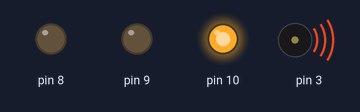
A sketch run on a simulated Arduino Uno, built with avr-gcc and run on an emulated ATmega328P. Shown: output pins drawn as LEDs (lit = HIGH), buzzer (waves = sounding).

Above: at 0.5 s.
At 3.0 s:
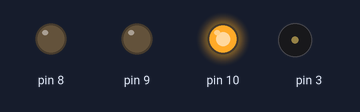
At 5.5 s:
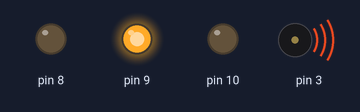
At 8.0 s:
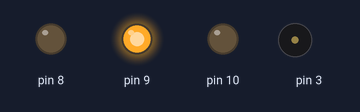
At 10.5 s:
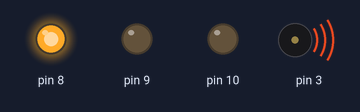
Timing chart, 0 to 14.3 s (numbered marks = the images above):
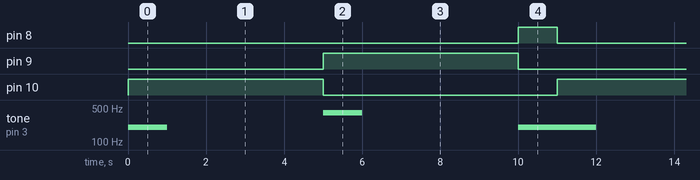

Measured:
- by itself, pin 8: alternates HIGH for 1.0 s and LOW for 10.0 s
- by itself, pin 9, pin 10: alternates HIGH for 5.0 s and LOW for 6.0 s
- by itself, tone on pin 3: repeats every 11.0 s: silent 4.0 s, 400 Hz 1.0 s, silent 4.0 s, 200 Hz 2.0 s

The sketch:

Traffic_Light.ino
```cpp
void setup()
{
 pinMode(9,OUTPUT);
  pinMode(10,OUTPUT);
   pinMode(8,OUTPUT);
}
void loop()
{
 digitalWrite(10,255) ;
 tone(3,200,1000);
 delay(5000);
  digitalWrite(10,0) ;
 digitalWrite(9,255);
 tone(3,400,1000);
 delay(5000);
  digitalWrite(9,0);
 digitalWrite(8,255);
 tone(3,200,1000);
 delay(1000);
  digitalWrite(8,0);
}
```
